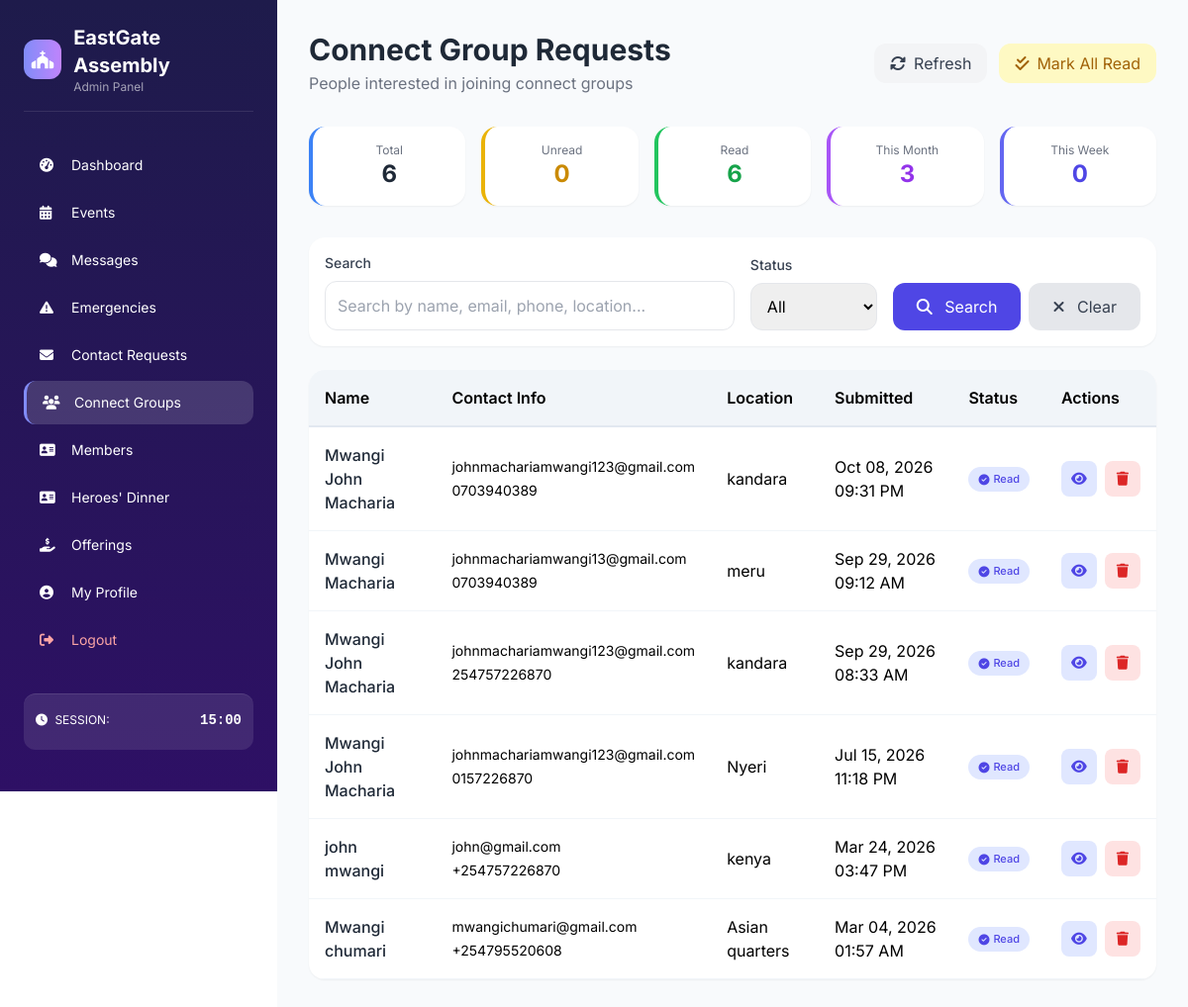
Screenshot of /connect_requests.php (signed in) with the database file from the repository.
### tables this page shows
CREATE TABLE IF NOT EXISTS `connect_requests` (
  `id` int NOT NULL,
  `name` varchar(100) NOT NULL,
  `email` varchar(100) DEFAULT NULL,
  `phone` varchar(20) NOT NULL,
  `location` varchar(200) DEFAULT NULL,
  `message` text,
  `ip_address` varchar(45) DEFAULT NULL,
  `user_agent` text,
  `form_fingerprint` varchar(64) DEFAULT NULL,
  `status` varchar(20) DEFAULT NULL,
  `is_read` tinyint(1) DEFAULT '0',
  `submitted_at` timestamp NULL DEFAULT CURRENT_TIMESTAMP,
  PRIMARY KEY (`id`)
);

### connect_requests.php (the view, shortened to what this page needs)
 <?php
$db = getDB();
$search = $_GET['search'] ?? '';
$query = "SELECT * FROM connect_requests WHERE 1=1";
$params = [];
$query .= " ORDER BY
            CASE WHEN is_read = 0 THEN 0 ELSE 1 END,
            submitted_at DESC";
$stmt = $db->prepare($query);
$stmt->execute($params);
$connectRequests = $stmt->fetchAll();
$totalRequests = $db->query("SELECT COUNT(*) FROM connect_requests")->fetchColumn();
$unreadRequests = $db->query("SELECT COUNT(*) FROM connect_requests WHERE is_read = 0")->fetchColumn();
$readRequests = $db->query("SELECT COUNT(*) FROM connect_requests WHERE is_read = 1")->fetchColumn();
$thisMonth = $db->query("SELECT COUNT(*) FROM connect_requests WHERE submitted_at > DATE_SUB(NOW(), INTERVAL 30 DAY)")->fetchColumn();
$thisWeek = $db->query("SELECT COUNT(*) FROM connect_requests WHERE submitted_at > DATE_SUB(NOW(), INTERVAL 7 DAY)")->fetchColumn();
?>
<div class="mb-8">
    <div class="flex flex-col md:flex-row justify-between items-start md:items-center gap-4">
        <div>
            <h1 class="text-3xl font-bold text-gray-800">Connect Group Requests</h1>
            <p class="text-gray-500 mt-1">People interested in joining connect groups</p>
        </div>
        <div class="flex gap-3">
            <button onclick="window.location.reload()" class="bg-gray-100 hover:bg-gray-200 text-gray-700 px-4 py-2 rounded-xl transition flex items-center">
                <i class="fas fa-sync-alt mr-2"></i> Refresh
            </button>
            <a href="?mark_all_read=1" onclick="return confirm('Mark all as read?')"
               class="bg-yellow-100 hover:bg-yellow-200 text-yellow-700 px-4 py-2 rounded-xl transition flex items-center">
                <i class="fas fa-check-double mr-2"></i> Mark All Read
            </a>
        </div>
    </div>
</div>
<div class="grid grid-cols-2 md:grid-cols-5 gap-4 mb-8">
    <div class="bg-white rounded-2xl shadow-sm p-4 text-center border-l-4 border-blue-500">
        <p class="text-gray-500 text-xs">Total</p>
        <h3 class="text-2xl font-bold text-gray-800"><?php echo $totalRequests; ?></h3>
    </div>
    <div class="bg-white rounded-2xl shadow-sm p-4 text-center border-l-4 border-yellow-500">
        <p class="text-gray-500 text-xs">Unread</p>
        <h3 class="text-2xl font-bold text-yellow-600"><?php echo $unreadRequests; ?></h3>
    </div>
    <div class="bg-white rounded-2xl shadow-sm p-4 text-center border-l-4 border-green-500">
        <p class="text-gray-500 text-xs">Read</p>
        <h3 class="text-2xl font-bold text-green-600"><?php echo $readRequests; ?></h3>
    </div>
    <div class="bg-white rounded-2xl shadow-sm p-4 text-center border-l-4 border-purple-500">
        <p class="text-gray-500 text-xs">This Month</p>
        <h3 class="text-2xl font-bold text-purple-600"><?php echo $thisMonth; ?></h3>
    </div>
    <div class="bg-white rounded-2xl shadow-sm p-4 text-center border-l-4 border-indigo-500">
        <p class="text-gray-500 text-xs">This Week</p>
        <h3 class="text-2xl font-bold text-indigo-600"><?php echo $thisWeek; ?></h3>
    </div>
</div>
<div class="bg-white rounded-2xl shadow-sm p-4 mb-6">
    <form method="GET" class="flex flex-wrap gap-4 items-end">
        <div class="flex-1 min-w-[200px]">
            <label class="block text-gray-700 text-sm font-medium mb-2">Search</label>
            <input type="text" name="search" value="<?php echo htmlspecialchars($search); ?>"
                   placeholder="Search by name, email, phone, location..."
                   class="w-full p-3 border border-gray-200 rounded-xl focus:border-indigo-500 focus:ring-2 focus:ring-indigo-200 transition">
        </div>
        <div class="w-32">
            <label class="block text-gray-700 text-sm font-medium mb-2">Status</label>
            <select name="status" class="w-full p-3 border border-gray-200 rounded-xl focus:border-indigo-500">
                <option value="">All</option>
            </select>
        </div>
        <div class="flex gap-2">
            <button type="submit" class="bg-indigo-600 hover:bg-indigo-700 text-white px-6 py-3 rounded-xl transition">
                <i class="fas fa-search mr-2"></i> Search
            </button>
            <a href="connect_requests.php" class="bg-gray-200 hover:bg-gray-300 text-gray-700 px-6 py-3 rounded-xl transition">
                <i class="fas fa-times mr-2"></i> Clear
            </a>
        </div>
    </form>
</div>
<?php if (empty($connectRequests)): ?>
    <div class="bg-white rounded-2xl shadow-sm p-12 text-center">
        <i class="fas fa-users-slash text-5xl text-gray-300 mb-4"></i>
        <h3 class="text-xl font-semibold text-gray-700">No Connect Requests Found</h3>
        <p class="text-gray-500 mt-2">Try adjusting your search or filter criteria.</p>
    </div>
<?php else: ?>
    <div class="bg-white rounded-2xl shadow-sm overflow-hidden">
        <div class="overflow-x-auto">
            <table class="data-table">
                <thead>
                    <tr>
                        <th>Name</th>
                        <th>Contact Info</th>
                        <th>Location</th>
                        <th>Submitted</th>
                        <th>Status</th>
                        <th>Actions</th>
                    </tr>
                </thead>
                <tbody>
                    <?php foreach ($connectRequests as $request): ?>
                        <tr class="<?php echo !$request['is_read'] ? 'bg-green-50/30' : ''; ?>">
                            <td>
                                <div class="flex items-center">
                                    <div>
                                        <p class="font-medium text-gray-800"><?php echo htmlspecialchars($request['name']); ?></p>
                                    </div>
                                </div>
                            </td>
                            <td>
                                <?php if ($request['email']): ?>
                                    <p class="text-sm"> <?php echo htmlspecialchars($request['email']); ?></p>
                                <?php endif; ?>
                                <p class="text-sm mt-1"> <?php echo htmlspecialchars($request['phone']); ?></p>
                            </td>
                            <td>
                                <?php if ($request['location']): ?>
                                     <?php echo htmlspecialchars($request['location']); ?>
                                <?php else: ?>
                                    <span class="text-gray-400">Not specified</span>
                                <?php endif; ?>
                            </td>
                            <td><?php echo date('M d, Y h:i A', strtotime($request['submitted_at'])); ?></td>
                            <td>
                                <?php if ($request['is_read']): ?>
                                    <span class="badge badge-read"><i class="fas fa-check-circle mr-1"></i> Read</span>
                                <?php else: ?>
                                    <span class="badge badge-unread"><i class="fas fa-envelope mr-1"></i> Unread</span>
                                <?php endif; ?>
                            </td>
                            <td>
                                <div class="flex space-x-2">
                                    <button onclick="viewConnectRequest(<?php echo htmlspecialchars(json_encode($request)); ?>)"
                                            class="action-btn view" title="View Details">
                                        <i class="fas fa-eye"></i>
                                    </button>
                                    <button onclick="openDeleteModal('connect', <?php echo $request['id']; ?>, '<?php echo htmlspecialchars($request['name']); ?>')"
                                            class="action-btn delete" title="Delete">
                                        <i class="fas fa-trash"></i>
                                    </button>
                                </div>
                            </td>
                        </tr>
                    <?php endforeach; ?>
                </tbody>
            </table>
        </div>
    </div>
<?php endif; ?>
<?php
$content = ob_get_clean();
require_once 'layout.php';
?>

### layout.php (shortened to what this page needs)
<!DOCTYPE html>
<html lang="en">
<head>
    <script src="https://cdn.tailwindcss.com"></script>
    <link rel="stylesheet" href="https://cdnjs.cloudflare.com/ajax/libs/font-awesome/6.4.0/css/all.min.css">
</head>
<body>
    <div class="flex">
        <div class="sidebar w-[280px] text-white">
            <div class="p-6">
                <div class="flex items-center space-x-3 mb-8 pb-4 border-b border-white/10">
                    <div class="w-10 h-10 bg-gradient-to-r from-indigo-400 to-purple-400 rounded-xl flex items-center justify-center">
                        <i class="fas fa-church text-white text-lg"></i>
                    </div>
                    <div>
                        <h2 class="text-xl font-bold"><?php echo SITE_NAME; ?></h2>
                        <p class="text-xs text-white/60">Admin Panel</p>
                    </div>
                </div>
                <nav class="space-y-1">
                    <a href="index.php" class="nav-link flex items-center space-x-3 px-4 py-3 text-sm <?php echo basename($_SERVER['PHP_SELF']) === 'index.php' ? 'active' : ''; ?>">
                        <i class="fas fa-tachometer-alt w-5"></i>
                        <span>Dashboard</span>
                    </a>
                    <a href="events.php" class="nav-link flex items-center space-x-3 px-4 py-3 text-sm <?php echo basename($_SERVER['PHP_SELF']) === 'events.php' ? 'active' : ''; ?>">
                        <i class="fas fa-calendar-alt w-5"></i>
                        <span>Events</span>
                    </a>
                    <a href="messages.php" class="nav-link flex items-center space-x-3 px-4 py-3 text-sm <?php echo basename($_SERVER['PHP_SELF']) === 'messages.php' ? 'active' : ''; ?>">
                        <i class="fas fa-comments w-5"></i>
                        <span>Messages</span>
                    </a>
                    <a href="emergencies.php" class="nav-link flex items-center space-x-3 px-4 py-3 text-sm <?php echo basename($_SERVER['PHP_SELF']) === 'emergencies.php' ? 'active' : ''; ?>">
                        <i class="fas fa-exclamation-triangle w-5"></i>
                        <span>Emergencies</span>
                    </a>
                    <a href="contact_requests.php" class="nav-link flex items-center space-x-3 px-4 py-3 text-sm <?php echo basename($_SERVER['PHP_SELF']) === 'contact_requests.php' ? 'active' : ''; ?>">
                        <i class="fas fa-envelope w-5"></i>
                        <span>Contact Requests</span>
                    </a>
                    <a href="connect_requests.php" class="nav-link flex items-center space-x-3 px-4 py-3 text-sm <?php echo basename($_SERVER['PHP_SELF']) === 'connect_requests.php' ? 'active' : ''; ?>">
                        <i class="fas fa-users w-5"></i>
                        <span>Connect Groups</span>
                    </a>
                    <a href="members.php" class="nav-link flex items-center space-x-3 px-4 py-3 text-sm <?php echo basename($_SERVER['PHP_SELF']) === 'members.php' ? 'active' : ''; ?>">
                        <i class="fas fa-address-card w-5"></i>
                        <span>Members</span>
                    </a>
                    <a href="dinner.php" class="nav-link flex items-center space-x-3 px-4 py-3 text-sm <?php echo basename($_SERVER['PHP_SELF']) === 'dinner.php' ? 'active' : ''; ?>">
                        <i class="fas fa-address-card w-5"></i>
                        <span>Heroes' Dinner</span>
                    </a>
                    <a href="offerings.php" class="nav-link flex items-center space-x-3 px-4 py-3 text-sm <?php echo basename($_SERVER['PHP_SELF']) === 'offerings.php' ? 'active' : ''; ?>">
                        <i class="fas fa-hand-holding-usd w-5"></i>
                        <span>Offerings</span>
                    </a>
                    <a href="profile.php" class="nav-link flex items-center space-x-3 px-4 py-3 text-sm <?php echo basename($_SERVER['PHP_SELF']) === 'profile.php' ? 'active' : ''; ?>">
                        <i class="fas fa-user-circle w-5"></i>
                        <span>My Profile</span>
                    </a>
                    <a href="logout.php" class="nav-link flex items-center space-x-3 px-4 py-3 text-sm text-red-300 hover:text-red-200 mt-1">
                        <i class="fas fa-sign-out-alt w-5"></i>
                        <span>Logout</span>
                    </a>
                </nav>
                <div class="session-timer mt-8 pt-4 border-t border-white/10">
                    <div class="flex items-center justify-between mb-2">
                        <span class="text-xs text-white">
                            <i class="fas fa-clock mr-1"></i> SESSION:
                        </span>
                        <span id="sessionTimerDisplay" class="text-sm font-mono font-bold text-white">15:00</span>
                    </div>
                </div>
            </div>
        </div>
        <div class="main-content">
            <div class="p-6 md:p-8">
                <div class="max-w-7xl mx-auto">
                    <?php echo $content; ?>
                </div>
            </div>
        </div>
    </div>
</body>
</html>

### layout.php (style rules this page uses)
* { font-family: 'Inter', sans-serif; }
.sidebar { transition: all 0.3s ease; position: fixed; top: 0; left: 0; height: 100vh; overflow-y: auto; z-index: 40; background: linear-gradient(180deg, #1e1b4b 0%, #2e1065 100%); }
.main-content { margin-left: 280px; width: calc(100% - 280px); min-height: 100vh; background: #f8fafc; }
.nav-link { transition: all 0.2s ease; border-radius: 12px; }
.nav-link.active { background: rgba(255,255,255,0.15); border-left: 3px solid #818cf8; }
.data-table { border-collapse: separate; border-spacing: 0; width: 100%; }
.data-table th { padding: 16px; text-align: left; font-weight: 600; background: #f1f5f9; border-bottom: 2px solid #e2e8f0; }
.data-table td { padding: 16px; border-bottom: 1px solid #f1f5f9; vertical-align: middle; }
.action-btn { transition: all 0.2s ease; width: 36px; height: 36px; display: inline-flex; align-items: center; justify-content: center; border-radius: 10px; }
.action-btn.view { background: #e0e7ff; color: #4f46e5; }
.action-btn.delete { background: #fee2e2; color: #dc2626; }
.badge { display: inline-flex; align-items: center; padding: 4px 12px; border-radius: 30px; font-size: 12px; font-weight: 600; }
.badge-read { background: #d1fae5; color: #065f46; }
.session-timer { background: rgba(255,255,255,0.1); border-radius: 12px; padding: 12px; margin-top: 20px; }

### connect_requests.php (style rules this page uses)
.action-btn { padding: 6px 10px; border-radius: 8px; border: none; cursor: pointer; transition: all 0.2s ease; font-size: 14px; display: inline-flex; align-items: center; justify-content: center; }
.action-btn.view { background: #e0e7ff; color: #4f46e5; }
.action-btn.delete { background: #fee2e2; color: #dc2626; }
.badge { padding: 4px 10px; border-radius: 20px; font-size: 11px; font-weight: 500; display: inline-flex; align-items: center; }
.badge-read { background: #e0e7ff; color: #4f46e5; }

### rows the page displays
connect_requests: name "Mwangi John Macharia", email "johnmachariamwangi123@gmail.com", phone "0703940389", location "kandara", submitted_at "Oct 08, 2026 09:31 PM", is_read 1 (drawn)
connect_requests: name "Mwangi Macharia", email "johnmachariamwangi13@gmail.com", phone "0703940389", location "meru", submitted_at "Sep 29, 2026 09:12 AM", is_read 1 (drawn)
connect_requests: name "Mwangi John Macharia", email "johnmachariamwangi123@gmail.com", phone "254757226870", location "kandara", submitted_at "Sep 29, 2026 08:33 AM", is_read 1 (drawn)
connect_requests: name "Mwangi John Macharia", email "johnmachariamwangi123@gmail.com", phone "0157226870", location "Nyeri", submitted_at "Jul 15, 2026 11:18 PM", is_read 1 (drawn)
connect_requests: name "john mwangi", email "john@gmail.com", phone "+254757226870", location "kenya", submitted_at "Mar 24, 2026 03:47 PM", is_read 1 (drawn)
connect_requests: name "Mwangi chumari", email "mwangichumari@gmail.com", phone "+254795520608", location "Asian quarters", submitted_at "Mar 04, 2026 01:57 AM", is_read 1 (drawn)

### other values shown
SITE_NAME "EastGate Assembly"
$totalRequests "6"
$unreadRequests "0"
$readRequests "6"
$thisMonth "3"
$thisWeek "0"
